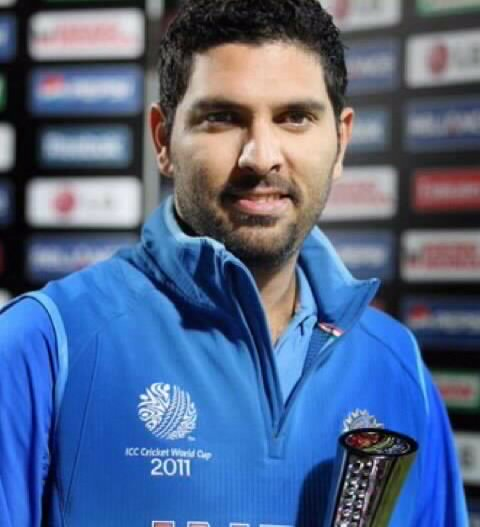
#> input picture images/yuvi.jpg, 480 x 527 px
$ python basic.py
#> lines starting #> are read from the running program, lines starting #| are printed output that depends on the picture; after the words box and inside, x2 and y2 are one past the last pixel; in counts of white or black regions, pixels touching at a corner belong together
import cv2 as cv

img = cv.imread('images/yuvi.jpg')
#> img is the input picture: shape (527, 480, 3); mean B, G, R 138.6, 102.1, 81.9

cv.imshow('Yuvi', img)

# 1. Converting to grayscale

gray = cv.cvtColor(img, cv.COLOR_BGR2GRAY)
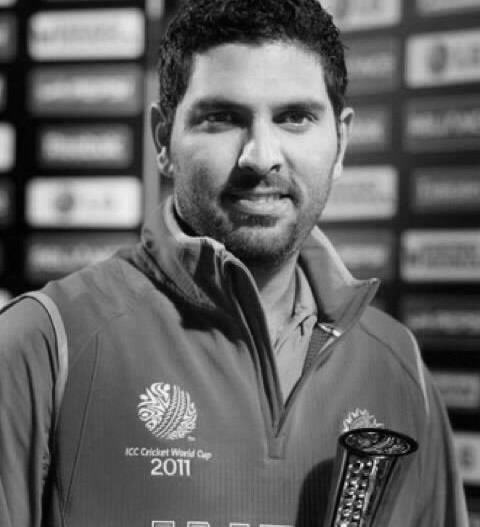
#> gray: shape (527, 480); min 1, max 248, mean 100.2
cv.imshow('gray_image', gray)

# 2. Blur
# blur = cv.GaussianBlur(img, (3,3), cv.BORDER_DEFAULT)
# to increase the bluryness of image we need to increase kernel size of the image i.el, after the img src.
blur = cv.GaussianBlur(img, (7,7), cv.BORDER_DEFAULT)
cv.imshow('blur', blur)

# 3. Edge Cascade. detecting all the edges from the images

canny = cv.Canny(img, 125, 175)
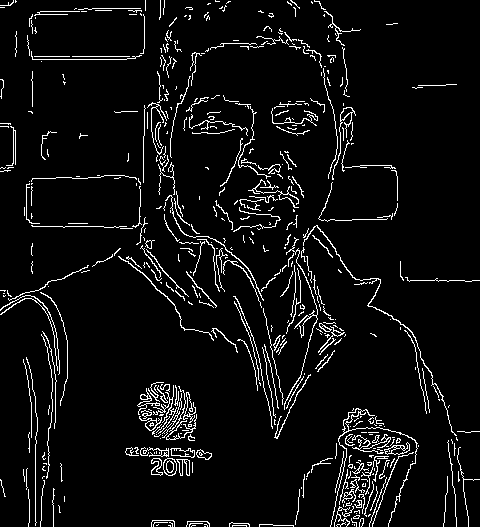
#> canny: shape (527, 480); 5.8% white in thin lines or dots
cv.imshow('Canny images', canny)

# if we want reduce the edges then we use blur image.
canny_blur = cv.Canny(blur, 125, 175)
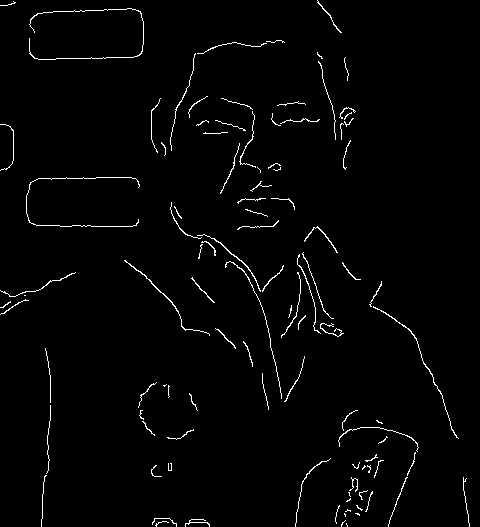
#> canny_blur: shape (527, 480); 1.8% white in thin lines or dots
cv.imshow('Blury Canny images', canny_blur)

# 4. Dilating the image
dilated = cv.dilate(canny, (3,3), iterations=3)
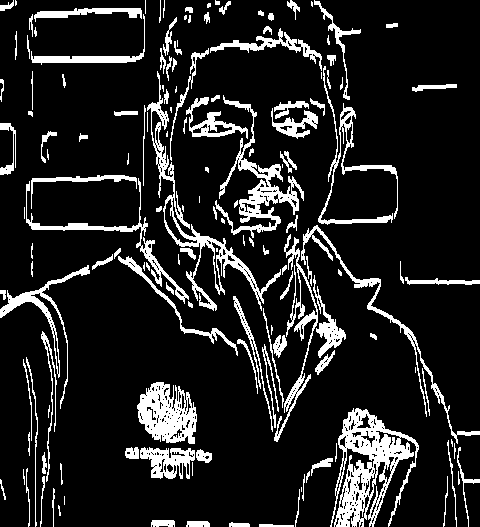
#> dilated: shape (527, 480); 13.5% white; 151 white regions (37 under 20 px), largest, box (x1, y1, x2, y2) and area: (330, 408, 419, 527) 4421, (147, 71, 281, 311) 2696, (215, 95, 304, 238) 2450
cv.imshow('dilation', dilated)

# Erode. means erosion of soil as in erosion we left some edges as same property applies it erode() also. return the exact canny_blur image with respect to eroded.
eroded = cv.erode(dilated, (3,3), iterations=3)
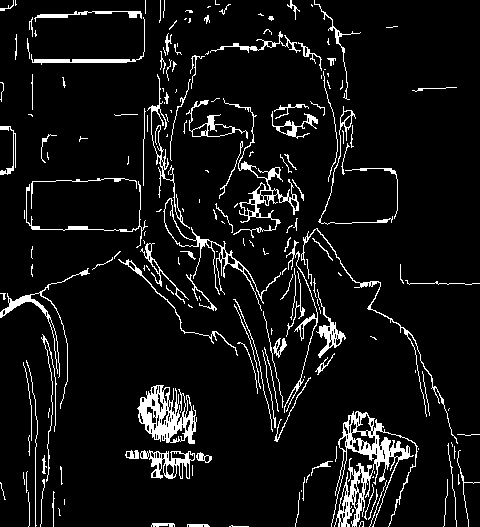
#> eroded: shape (527, 480); 7.6% white in thin lines or dots
cv.imshow('eroded', eroded)

# 5. Resize
resized = cv.resize(img, (500,500))
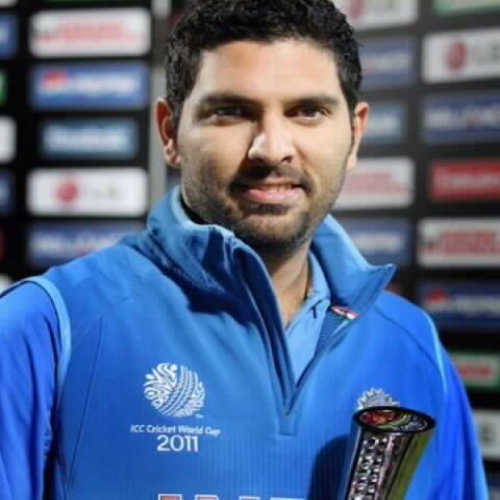
#> resized: shape (500, 500, 3); mean B, G, R 138.5, 101.9, 81.8
cv.imshow('resize', resized)

# 6. Cropping the image
cropped = img[50:200, 200:400]
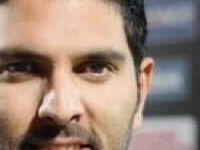
#> cropped: shape (150, 200, 3); mean B, G, R 121.1, 134.2, 156.1
cv.imshow('cropped', cropped)


cv.waitKey(0)

$ run again, with images/captain.jpg copied over images/yuvi.jpg
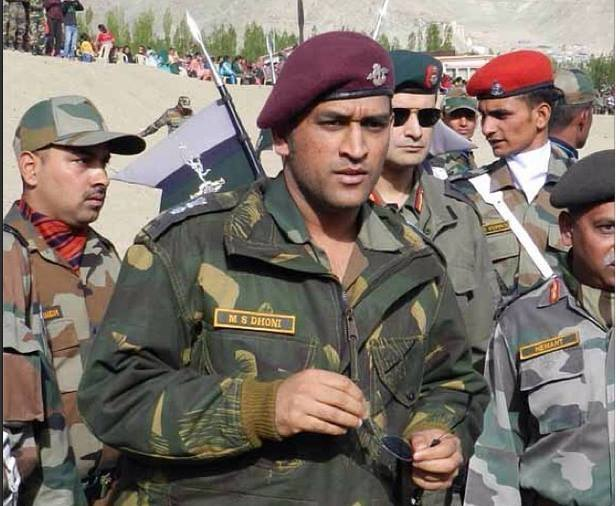
#> input picture images/captain.jpg, 616 x 506 px
#> img is the input picture: shape (506, 616, 3); mean B, G, R 105.7, 113.9, 124.3
#> `canny = cv.Canny(img, 125, 175)`:
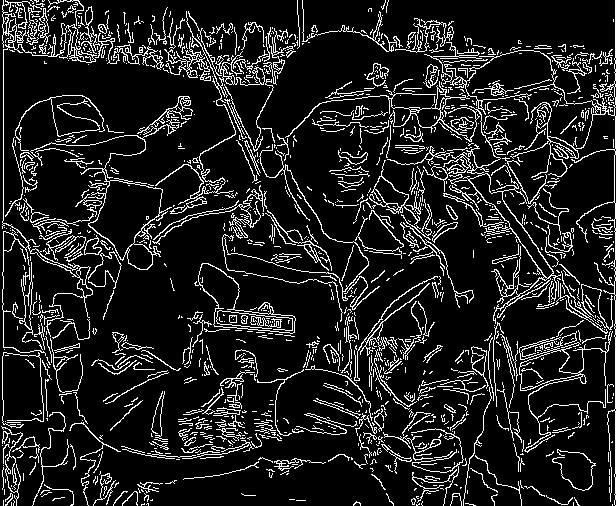
#> canny: shape (506, 616); 12.6% white in thin lines or dots
#> canny_blur: shape (506, 616); 3.3% white in thin lines or dots
#> dilated: shape (506, 616); 30.9% white; 132 white regions (52 under 20 px), largest, box (x1, y1, x2, y2) and area: (1, 0, 616, 506) 85272, (182, 263, 296, 371) 2678, (91, 332, 181, 378) 1303
#> eroded: shape (506, 616); 18.5% white; 287 white regions (205 under 20 px), largest, box (x1, y1, x2, y2) and area: (1, 0, 474, 506) 26512, (277, 0, 616, 506) 17019, (121, 352, 306, 463) 3480
#> `cropped = img[50:200, 200:400]`:
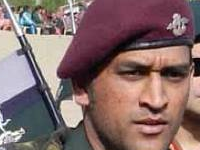
#> cropped: shape (150, 200, 3); mean B, G, R 105.4, 106.8, 132

$ run again, with images/dhoni.jpg copied over images/yuvi.jpg
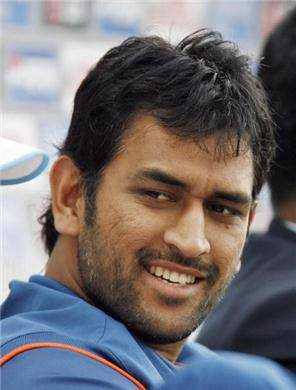
#> input picture images/dhoni.jpg, 296 x 390 px
#> img is the input picture: shape (390, 296, 3); mean B, G, R 114.5, 111.9, 117.2
#> `canny = cv.Canny(img, 125, 175)`:
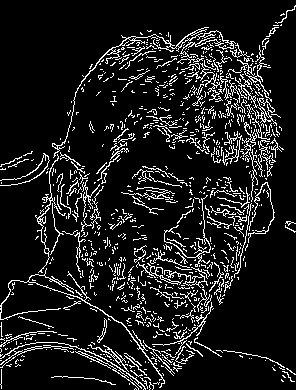
#> canny: shape (390, 296); 11.2% white in thin lines or dots
#> canny_blur: shape (390, 296); 2.1% white in thin lines or dots
#> dilated: shape (390, 296); 28.8% white; 100 white regions (55 under 20 px), largest, box (x1, y1, x2, y2) and area: (0, 5, 296, 390) 28096, (121, 166, 188, 218) 1370, (109, 257, 128, 306) 337
#> eroded: shape (390, 296); 17.2% white; 207 white regions (159 under 20 px), largest, box (x1, y1, x2, y2) and area: (0, 8, 296, 390) 14584, (210, 180, 250, 240) 599, (121, 188, 178, 218) 455
#> `cropped = img[50:200, 200:400]`:
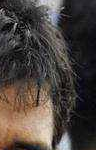
#> cropped: shape (150, 96, 3); mean B, G, R 61.4, 66.2, 74.6
